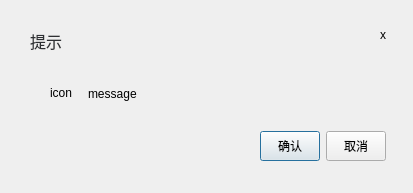
<?xml version="1.0" encoding="UTF-8"?>
<ui version="4.0">
 <class>Dialog</class>
 <widget class="QDialog" name="Dialog">
  <property name="geometry">
   <rect>
    <x>0</x>
    <y>0</y>
    <width>413</width>
    <height>193</height>
   </rect>
  </property>
  <property name="windowTitle">
   <string>Dialog</string>
  </property>
  <widget class="QWidget" name="centralWidget" native="true">
   <property name="geometry">
    <rect>
     <x>10</x>
     <y>10</y>
     <width>391</width>
     <height>171</height>
    </rect>
   </property>
   <widget class="QWidget" name="layoutWidget">
    <property name="geometry">
     <rect>
      <x>250</x>
      <y>120</y>
      <width>128</width>
      <height>32</height>
     </rect>
    </property>
    <layout class="QHBoxLayout" name="horizontalLayout">
     <item>
      <widget class="QPushButton" name="okBtn">
       <property name="minimumSize">
        <size>
         <width>60</width>
         <height>30</height>
        </size>
       </property>
       <property name="maximumSize">
        <size>
         <width>60</width>
         <height>30</height>
        </size>
       </property>
       <property name="text">
        <string>确认</string>
       </property>
      </widget>
     </item>
     <item>
      <widget class="QPushButton" name="cancelBtn">
       <property name="minimumSize">
        <size>
         <width>60</width>
         <height>30</height>
        </size>
       </property>
       <property name="maximumSize">
        <size>
         <width>60</width>
         <height>30</height>
        </size>
       </property>
       <property name="text">
        <string>取消</string>
       </property>
      </widget>
     </item>
    </layout>
   </widget>
   <widget class="QLabel" name="titleLabel">
    <property name="geometry">
     <rect>
      <x>20</x>
      <y>20</y>
      <width>41</width>
      <height>21</height>
     </rect>
    </property>
    <property name="styleSheet">
     <string notr="true">color: #2E3033; font-weight: 400; font-size: 16px;</string>
    </property>
    <property name="text">
     <string>提示</string>
    </property>
   </widget>
   <widget class="QWidget" name="layoutWidget_2">
    <property name="geometry">
     <rect>
      <x>40</x>
      <y>63</y>
      <width>341</width>
      <height>41</height>
     </rect>
    </property>
    <layout class="QHBoxLayout" name="horizontalLayout_2" stretch="0,0">
     <property name="spacing">
      <number>16</number>
     </property>
     <item>
      <widget class="QLabel" name="iconLabel">
       <property name="minimumSize">
        <size>
         <width>22</width>
         <height>22</height>
        </size>
       </property>
       <property name="maximumSize">
        <size>
         <width>22</width>
         <height>22</height>
        </size>
       </property>
       <property name="text">
        <string>icon</string>
       </property>
      </widget>
     </item>
     <item>
      <widget class="QLabel" name="msgLabel">
       <property name="text">
        <string>message</string>
       </property>
      </widget>
     </item>
    </layout>
   </widget>
   <widget class="QLabel" name="closeBtnLabel">
    <property name="geometry">
     <rect>
      <x>370</x>
      <y>20</y>
      <width>10</width>
      <height>10</height>
     </rect>
    </property>
    <property name="maximumSize">
     <size>
      <width>10</width>
      <height>10</height>
     </size>
    </property>
    <property name="text">
     <string>x</string>
    </property>
   </widget>
  </widget>
 </widget>
 <resources/>
 <connections/>
</ui>
